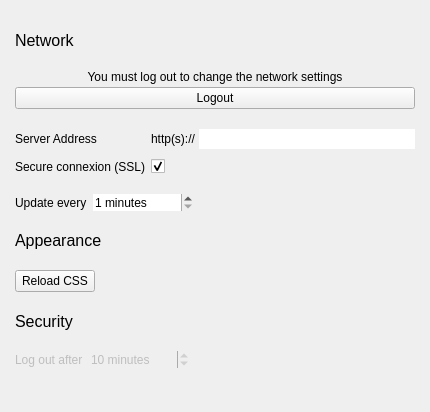
              <widget class="QWidget" name="scrollAreaWidgetContents">
               <property name="geometry">
                <rect>
                 <x>0</x>
                 <y>0</y>
                 <width>430</width>
                 <height>412</height>
                </rect>
               </property>
               <layout class="QHBoxLayout" name="horizontalLayout_4">
                <item>
                 <spacer name="horizontalSpacer">
                  <property name="orientation">
                   <enum>Qt::Horizontal</enum>
                  </property>
                  <property name="sizeHint" stdset="0">
                   <size>
                    <width>40</width>
                    <height>20</height>
                   </size>
                  </property>
                 </spacer>
                </item>
                <item>
                 <widget class="QWidget" name="settingsWidget_2" native="true">
                  <layout class="QVBoxLayout" name="verticalLayout">
                   <property name="spacing">
                    <number>20</number>
                   </property>
                   <property name="leftMargin">
                    <number>0</number>
                   </property>
                   <property name="topMargin">
                    <number>20</number>
                   </property>
                   <property name="rightMargin">
                    <number>0</number>
                   </property>
                   <property name="bottomMargin">
                    <number>5</number>
                   </property>
                   <item>
                    <widget class="QLabel" name="label_20">
                     <property name="font">
                      <font>
                       <pointsize>12</pointsize>
                      </font>
                     </property>
                     <property name="text">
                      <string>Network</string>
                     </property>
                    </widget>
                   </item>
                   <item>
                    <widget class="QWidget" name="settingsLogoutWidget" native="true">
                     <layout class="QVBoxLayout" name="verticalLayout_8">
                      <property name="spacing">
                       <number>3</number>
                      </property>
                      <property name="leftMargin">
                       <number>0</number>
                      </property>
                      <property name="topMargin">
                       <number>0</number>
                      </property>
                      <property name="rightMargin">
                       <number>0</number>
                      </property>
                      <property name="bottomMargin">
                       <number>0</number>
                      </property>
                      <item>
                       <widget class="QLabel" name="label_7">
                        <property name="text">
                         <string>You must log out to change the network settings</string>
                        </property>
                        <property name="alignment">
                         <set>Qt::AlignCenter</set>
                        </property>
                       </widget>
                      </item>
                      <item>
                       <widget class="QPushButton" name="settingsLogoutButton">
                        <property name="text">
                         <string>Logout</string>
                        </property>
                        <property name="icon">
                         <iconset>
                          <normaloff>:/icons/icons/sign out.png</normaloff>:/icons/icons/sign out.png</iconset>
                        </property>
                       </widget>
                      </item>
                     </layout>
                    </widget>
                   </item>
                   <item>
                    <widget class="QWidget" name="serverSettingsWidget" native="true">
                     <layout class="QFormLayout" name="formLayout_3">
                      <property name="horizontalSpacing">
                       <number>6</number>
                      </property>
                      <property name="verticalSpacing">
                       <number>10</number>
                      </property>
                      <property name="leftMargin">
                       <number>0</number>
                      </property>
                      <property name="topMargin">
                       <number>0</number>
                      </property>
                      <property name="rightMargin">
                       <number>0</number>
                      </property>
                      <property name="bottomMargin">
                       <number>0</number>
                      </property>
                      <item row="0" column="0">
                       <widget class="QLabel" name="label_11">
                        <property name="text">
                         <string>Server Address</string>
                        </property>
                       </widget>
                      </item>
                      <item row="0" column="1">
                       <widget class="QWidget" name="widget_2" native="true">
                        <layout class="QHBoxLayout" name="horizontalLayout">
                         <property name="spacing">
                          <number>3</number>
                         </property>
                         <property name="leftMargin">
                          <number>0</number>
                         </property>
                         <property name="topMargin">
                          <number>0</number>
                         </property>
                         <property name="rightMargin">
                          <number>0</number>
                         </property>
                         <property name="bottomMargin">
                          <number>0</number>
                         </property>
                         <item>
                          <widget class="QLabel" name="label_9">
                           <property name="text">
                            <string>http(s)://</string>
                           </property>
                          </widget>
                         </item>
                         <item>
                          <widget class="QLineEdit" name="serverAddressEdit">
                           <property name="frame">
                            <bool>false</bool>
                           </property>
                          </widget>
                         </item>
                        </layout>
                       </widget>
                      </item>
                      <item row="1" column="0">
                       <widget class="QLabel" name="label_8">
                        <property name="text">
                         <string>Secure connexion (SSL)</string>
                        </property>
                       </widget>
                      </item>
                      <item row="1" column="1">
                       <widget class="QCheckBox" name="sslCheckBox">
                        <property name="text">
                         <string/>
                        </property>
                        <property name="checked">
                         <bool>true</bool>
                        </property>
                       </widget>
                      </item>
                     </layout>
                    </widget>
                   </item>
                   <item>
                    <widget class="QWidget" name="widget" native="true">
                     <property name="minimumSize">
                      <size>
                       <width>400</width>
                       <height>0</height>
                      </size>
                     </property>
                     <layout class="QFormLayout" name="formLayout">
                      <property name="horizontalSpacing">
                       <number>6</number>
                      </property>
                      <property name="verticalSpacing">
                       <number>10</number>
                      </property>
                      <property name="leftMargin">
                       <number>0</number>
                      </property>
                      <property name="topMargin">
                       <number>0</number>
                      </property>
                      <property name="rightMargin">
                       <number>0</number>
                      </property>
                      <property name="bottomMargin">
                       <number>0</number>
                      </property>
                      <item row="1" column="0">
                       <widget class="QLabel" name="label_10">
                        <property name="text">
                         <string>Update every</string>
                        </property>
                       </widget>
                      </item>
                      <item row="1" column="1">
                       <widget class="QSpinBox" name="updateFreqSpinBox">
                        <property name="maximumSize">
                         <size>
                          <width>100</width>
                          <height>16777215</height>
                         </size>
                        </property>
                        <property name="frame">
                         <bool>false</bool>
                        </property>
                        <property name="suffix">
                         <string> minutes</string>
                        </property>
                        <property name="minimum">
                         <number>1</number>
                        </property>
                        <property name="maximum">
                         <number>10</number>
                        </property>
                       </widget>
                      </item>
                     </layout>
                    </widget>
                   </item>
                   <item>
                    <widget class="QLabel" name="label_21">
                     <property name="font">
                      <font>
                       <pointsize>12</pointsize>
                      </font>
                     </property>
                     <property name="text">
                      <string>Appearance</string>
                     </property>
                    </widget>
                   </item>
                   <item>
                    <widget class="QWidget" name="widget_3" native="true">
                     <layout class="QFormLayout" name="formLayout_2">
                      <property name="verticalSpacing">
                       <number>10</number>
                      </property>
                      <property name="leftMargin">
                       <number>0</number>
                      </property>
                      <property name="topMargin">
                       <number>0</number>
                      </property>
                      <property name="rightMargin">
                       <number>0</number>
                      </property>
                      <property name="bottomMargin">
                       <number>0</number>
                      </property>
                      <item row="0" column="0">
                       <widget class="QPushButton" name="updateCSSButton">
                        <property name="text">
                         <string>Reload CSS</string>
                        </property>
                       </widget>
                      </item>
                     </layout>
                    </widget>
                   </item>
                   <item>
                    <widget class="QLabel" name="label_22">
                     <property name="font">
                      <font>
                       <pointsize>12</pointsize>
                      </font>
                     </property>
                     <property name="text">
                      <string>Security</string>
                     </property>
                    </widget>
                   </item>
                   <item>
                    <widget class="QWidget" name="widget_6" native="true">
                     <layout class="QFormLayout" name="formLayout_6">
                      <property name="verticalSpacing">
                       <number>10</number>
                      </property>
                      <property name="leftMargin">
                       <number>0</number>
                      </property>
                      <property name="topMargin">
                       <number>0</number>
                      </property>
                      <property name="rightMargin">
                       <number>0</number>
                      </property>
                      <property name="bottomMargin">
                       <number>0</number>
                      </property>
                      <item row="0" column="0">
                       <widget class="QLabel" name="label_23">
                        <property name="enabled">
                         <bool>false</bool>
                        </property>
                        <property name="text">
                         <string>Log out after</string>
                        </property>
                       </widget>
                      </item>
                      <item row="0" column="1">
                       <widget class="QSpinBox" name="timeOutEdit">
                        <property name="enabled">
                         <bool>false</bool>
                        </property>
                        <property name="maximumSize">
                         <size>
                          <width>100</width>
                          <height>16777215</height>
                         </size>
                        </property>
                        <property name="frame">
                         <bool>false</bool>
                        </property>
                        <property name="suffix">
                         <string> minutes</string>
                        </property>
                        <property name="minimum">
                         <number>1</number>
                        </property>
                        <property name="maximum">
                         <number>60</number>
                        </property>
                        <property name="value">
                         <number>10</number>
                        </property>
                       </widget>
                      </item>
                     </layout>
                    </widget>
                   </item>
                   <item>
                    <spacer name="verticalSpacer_9">
                     <property name="orientation">
                      <enum>Qt::Vertical</enum>
                     </property>
                     <property name="sizeHint" stdset="0">
                      <size>
                       <width>20</width>
                       <height>40</height>
                      </size>
                     </property>
                    </spacer>
                   </item>
                  </layout>
                 </widget>
                </item>
                <item>
                 <spacer name="horizontalSpacer_2">
                  <property name="orientation">
                   <enum>Qt::Horizontal</enum>
                  </property>
                  <property name="sizeHint" stdset="0">
                   <size>
                    <width>40</width>
                    <height>20</height>
                   </size>
                  </property>
                 </spacer>
                </item>
               </layout>
              </widget>
